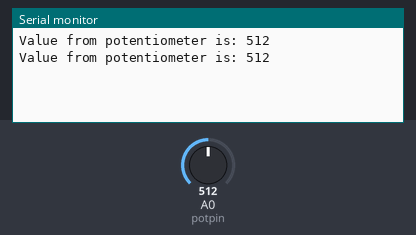
A sketch run on a simulated Arduino Uno, built with avr-gcc and run on an emulated ATmega328P. Shown: the last lines printed to the serial monitor. The test bench sets the inputs (shaded band); at power-on: A0 (potpin) = 512.

Above: at 1.8 s.
1.9 s: A0 (potpin) set to 716
At 2.8 s:
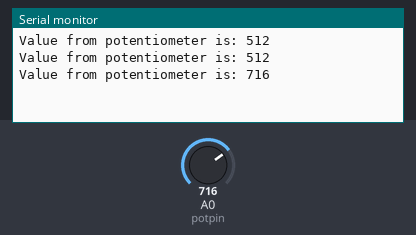
3.4 s: A0 (potpin) set to 900
At 4.8 s:
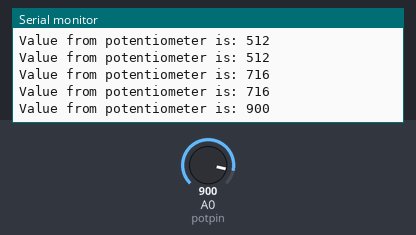
Timing chart, 0 to 6.4 s (numbered marks = the images above; inputs shaded):
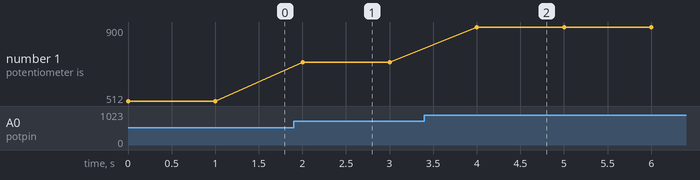

The sketch:

pot.ino
```cpp
// a simple close to read value from potentiometer

int potpin=0;
int val=0;
void setup() {
  // put your setup code here, to run once:
  Serial.begin(9600);
}

// floor 1 : 604 - 635 but actual is 619
// floor 2 : 495 - 525 but actual is 510
// floor 3 : 390 - 415 but actual is 403

// 3.3 V  then GOUND then analogread
void loop() {
  // put your main code here, to run repeatedly:
  val = analogRead(potpin);
  Serial.println("Value from potentiometer is: "+String(val));
  delay(1000);
}
```

Measured:
- after the input at 1.9 s, the serial monitor: prints a new line after 0.10 s (image 1)
- after the input at 3.4 s, the serial monitor: prints a new line after 0.60 s (image 2)
- plotted number 1: 512 → 716 after the input at 1.9 s, 716 → 900 after the input at 3.4 s
